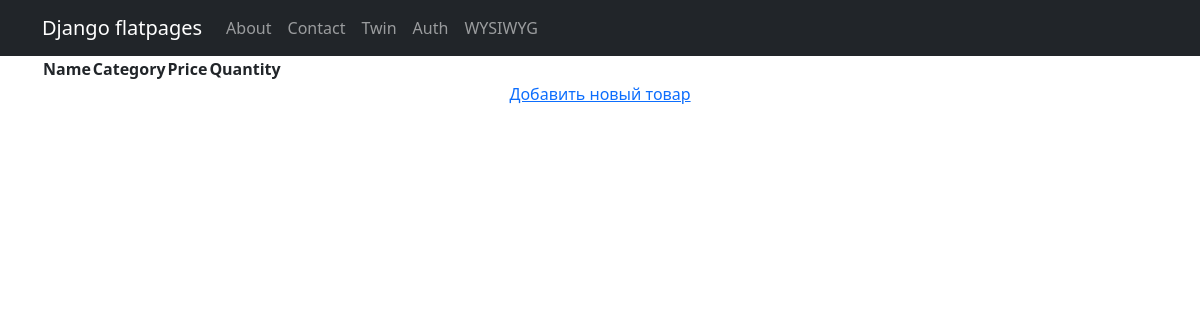
Before: /products/ with the older database file.
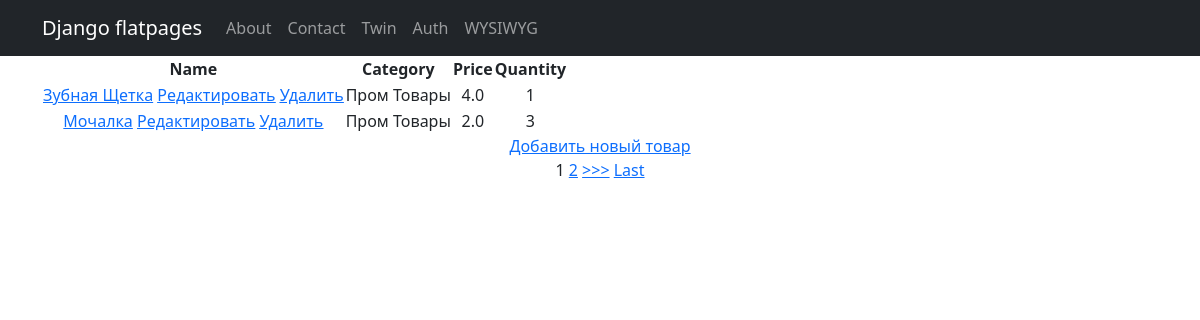
After: the same page with the newer database file.
### simpleapp/models.py (models this page shows, shortened)
class Product(models.Model):
    name = models.CharField(max_length=200)
    description = models.TextField()
    quantity = models.IntegerField(validators=[MinValueValidator(0, 'Quantity should be >= 0')])
    price = models.FloatField(validators=[MinValueValidator(0.0, 'Price should be >= 0.0')])
    category = models.ForeignKey('Category', on_delete=models.CASCADE)

class Category(models.Model):
    name = models.CharField(max_length=200)

### simpleapp/views.py (the view)
# urls.py: path('', ProductList.as_view()),
class ProductList(ListView):
    model = Product
    template_name = 'products.html'
    context_object_name = 'products'
    ordering = ['-price']
    paginate_by = 1
    def get_context_data(self, **kwargs):
        context = super().get_context_data(**kwargs)
        context['filter'] = ProductFilter(self.request.GET, queryset=self.get_queryset())
        return context

### templates/products.html (shortened to what this page needs)
{% extends 'flatpages/default.html' %}
{% block content %}
<table>
    <thead>
        <th>
            Name
        </th>
        <th>
            Category
        </th>
        <th>
            Price
        </th>
        <th>
            Quantity
        </th>
    </thead>
    {% for product in filter.qs %}
    <tr>
        <td>
            <a href="{% url 'product_detail' product.id %}">{{ product.name|title }}</a>
            <a href="{% url 'product_update' product.id %}"><u>Редактировать</u></a>
            <a href="{% url 'product_delete' product.id %}"><u> Удалить </u></a>
        </td>
        <td>
            {{ product.category.name|title }}
        </td>
        <td>
            {{ product.price }}
        </td>
        <td>
            {{ product.quantity }}
        </td>
    </tr>
    {% endfor %}
</table>
<a href="{% url 'product_create' %}">Добавить новый товар</a> <br>
{% if is_paginated %}
    {% for num in page_obj.paginator.page_range %}
        {% if page_obj.number == num %}
            <a>{{ num }}</a>
        {% elif num > page_obj.number|add:'-3' and num < page_obj.number|add:'3' %}
            <a href="?page={{ num }}">{{ num }}</a>
        {% endif %}
    {% endfor %}
    {% if page_obj.has_next %}
        <a href="?page={{ page_obj.next_page_number }}">>>></a>
        <a href="?page={{ page_obj.paginator.num_pages }}">Last</a>
    {% endif %}
{% endif %}
<br>
{% endblock content %}

Changed rows visible on the page:
added Product: name "Зубная Щетка", category.name "Пром Товары", price "4.0", quantity "1"
added Product: name "Мочалка", category.name "Пром Товары", price "2.0", quantity "3"
Other visible differences:
new list line: "1"
new list line: "2"
text now shown: ">>> Last"
